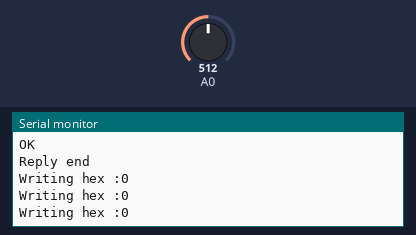
This sketch was run on a simulated Arduino Uno, built with avr-gcc and run on an emulated ATmega328P. On the bench: the last lines printed to the serial monitor. The test bench sets the inputs (shaded band); at power-on: A0 = 512. The modem accepts every AT command (registered, SIM ready, sends succeed) and sends nothing else.

Above: at 1.7 s.
1.8 s: A0 set to 716
At 3.0 s:
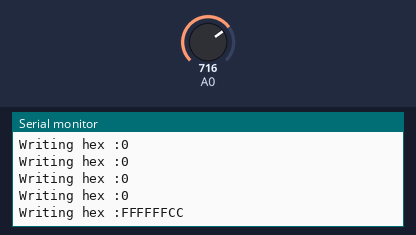
4.5 s: A0 set to 900
At 5.5 s:
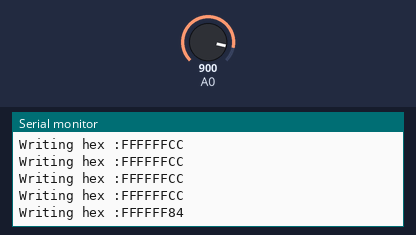
7.0 s: A0 set to 1023
At 8.0 s:
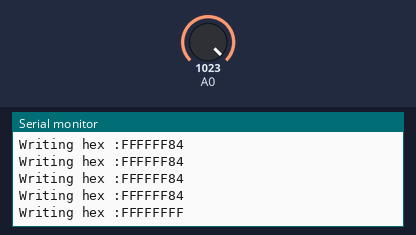
9.5 s: A0 set to 122
At 10.5 s:
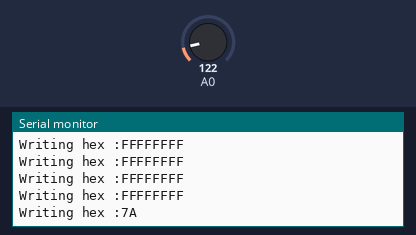

The sketch:

2018-03-17_-_Testing_Bluetooth.ino
```cpp
/*/*
Into Robotics
*/
#include <Arduino.h>
#include <SoftwareSerial.h>
// Download the CmdMessenger.h library and follow the instructions on its git page
#include <CmdMessenger.h>

#define RXPIN 2
#define TXPIN 3


SoftwareSerial bleSerial(TXPIN,RXPIN);
CmdMessenger bleMessenger(bleSerial);

//Serial communication can only occur as characters as far as I know (at least if you want to use arduino libraries)
char j = 0;

void setup () {
  Serial.begin(9600);
  bleSerial.begin(9600);


  //Initialize the blue tooth module. The commands can be found at https://github.com/yostane/arduino-at-09/blob/master/hm-10-datasheet.pdf
  sendCommand("AT");
  sendCommand("AT+ROLE0");
  sendCommand("AT+UUID0xFFE0");
  sendCommand("AT+CHAR0xFFE1");
  sendCommand("AT+NAMEbluino");

  //For the IR sensor
  pinMode(A0, INPUT);
}

//HELPER FUNCTIONS

//Serial is the arduino serial port, and bleSerial is a serial communication port to the bleModule
void sendCommand(const char * command){
  Serial.print("Command send :");
  Serial.println(command);
  bleSerial.println(command);
  //wait some time
  delay(100);

  char reply[100];
  int i = 0;
  while (bleSerial.available()) {
    reply[i] = bleSerial.read();
    i += 1;
  }
  //end the string
  reply[i] = '\0';
  Serial.print(reply);
  Serial.println("Reply end");
}


void readSerial(){
  char reply[50];
  int i = 0;
  while (bleSerial.available()) {
    reply[i] = bleSerial.read();
    i += 1;
  }
  //end the string
  reply[i] = '\0';
  if(strlen(reply) > 0){
    Serial.print(reply);
    Serial.println("We have just read some data");
  }
}

void writeToBLE(char value) {
  Serial.print("Writing hex :");
  Serial.println(value, HEX);
  bleSerial.write(value);
}


void loop () {
  writeToBLE(j);
  j = analogRead(0);
  delay(500);
}
```

Measured:
- after the input at 1.8 s, the serial monitor: prints a new line after 0.77 s (image 1)
- after the input at 4.5 s, the serial monitor: prints a new line after 0.58 s (image 2)
- after the input at 7.0 s, the serial monitor: prints a new line after 0.59 s (image 3)
- after the input at 9.5 s, the serial monitor: prints a new line after 0.60 s (image 4)
